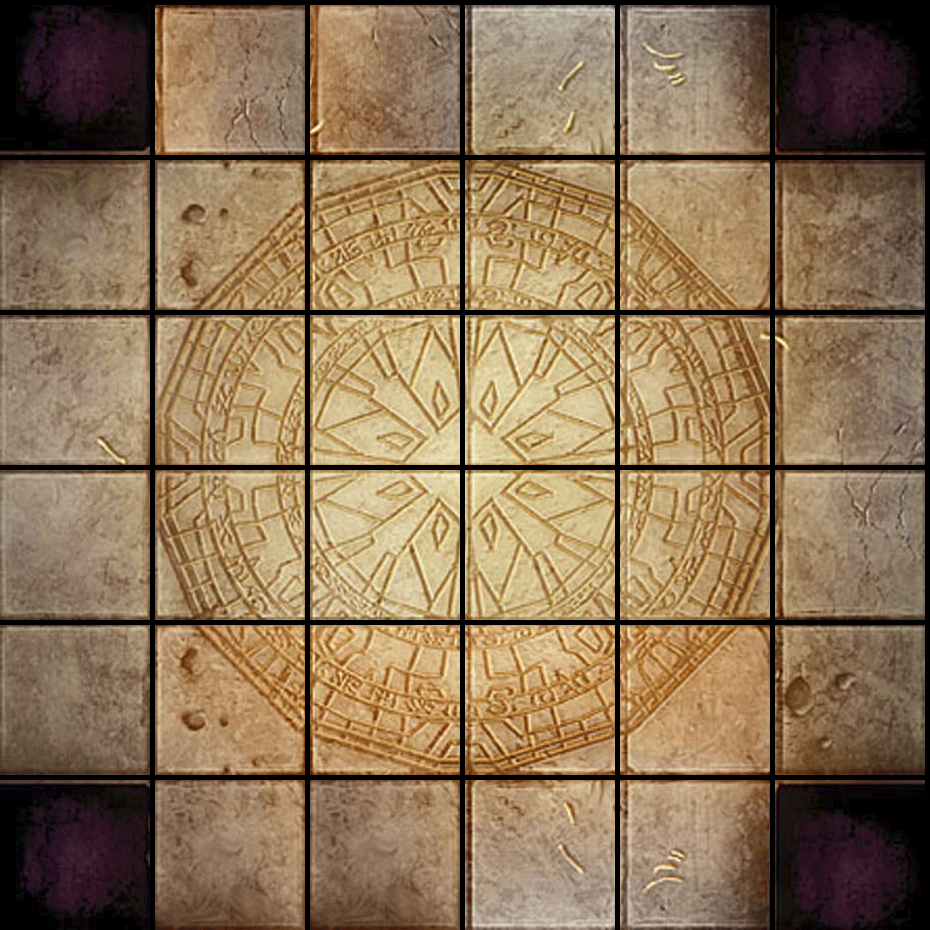

The image is a tile-based game level rendered from a .tmx file. Its description and source (layers, tilesets, objects; grid data summarised) follow:
An orthogonal 6x6 tile map with 155x155 px tiles, 1 tile layer (Tile Layer 1), 2 tilesets.

<map version="1.0" orientation="orthogonal" width="6" height="6" tilewidth="155" tileheight="155">
 <tileset firstgid="1" name="shrine1" tilewidth="150" tileheight="150">
  <image source="shrine1.png" width="900" height="900" />
 </tileset>
 <tileset firstgid="37" name="shrine2" tilewidth="150" tileheight="150">
  <image source="shrine2.png" width="900" height="900" />
 </tileset>
 <layer name="Tile Layer 1" width="6" height="6">
  <data>[36 cells, 36 non-empty, 35 distinct tile ids]</data>
 </layer>
</map>